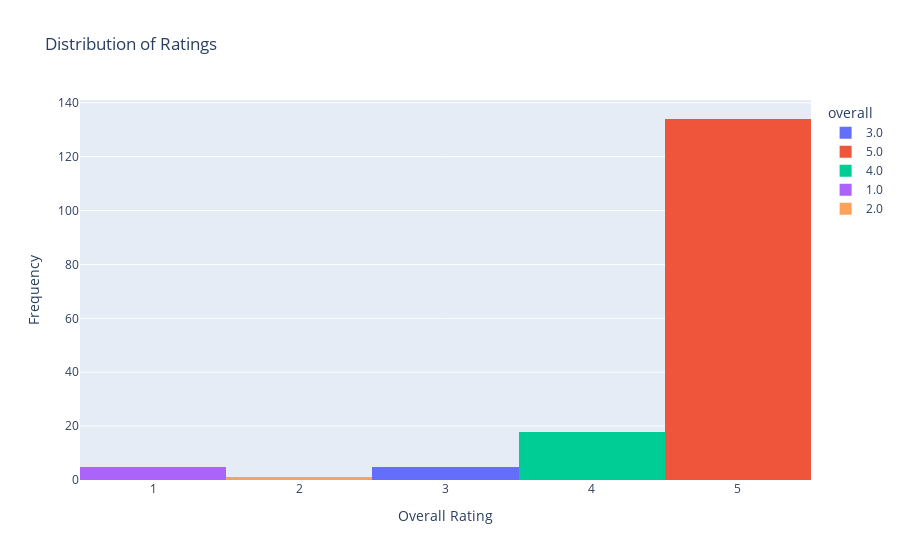

Notebook source saved alongside this figure:
### Markdown cell above
## Distributions of Ratings and Review Lengths

### Code cell
fig = px.histogram(most_df, x='overall', color='overall', title='Distribution of Ratings')
fig.update_layout(xaxis_title='Overall Rating', yaxis_title='Frequency')
fig.show()

### Figure 1 — Plotly figure (JSON) as saved in the notebook; plotly's stock layout.template omitted (floating-point values rounded to 4 significant figures; data arrays with more than 128 entries replaced by an {"elided": "..."} marker saying what was removed)
{"data": [{"alignmentgroup": "True", "bingroup": "x", "hovertemplate": "overall=%{x}<br>count=%{y}<extra></extra>", "legendgroup": "3.0", "marker": {"color": "#636efa", "pattern": {"shape": ""}}, "name": "3.0", "offsetgroup": "3.0", "orientation": "v", "showlegend": true, "type": "histogram", "x": [3, 3, 3, 3, 3], "xaxis": "x", "yaxis": "y"}, {"alignmentgroup": "True", "bingroup": "x", "hovertemplate": "overall=%{x}<br>count=%{y}<extra></extra>", "legendgroup": "5.0", "marker": {"color": "#EF553B", "pattern": {"shape": ""}}, "name": "5.0", "offsetgroup": "5.0", "orientation": "v", "showlegend": true, "type": "histogram", "x": {"elided": "134 int values"}, "xaxis": "x", "yaxis": "y"}, {"alignmentgroup": "True", "bingroup": "x", "hovertemplate": "overall=%{x}<br>count=%{y}<extra></extra>", "legendgroup": "4.0", "marker": {"color": "#00cc96", "pattern": {"shape": ""}}, "name": "4.0", "offsetgroup": "4.0", "orientation": "v", "showlegend": true, "type": "histogram", "x": [4, 4, 4, 4, 4, 4, 4, 4, 4, 4, 4, 4, 4, 4, 4, 4, 4, 4], "xaxis": "x", "yaxis": "y"}, {"alignmentgroup": "True", "bingroup": "x", "hovertemplate": "overall=%{x}<br>count=%{y}<extra></extra>", "legendgroup": "1.0", "marker": {"color": "#ab63fa", "pattern": {"shape": ""}}, "name": "1.0", "offsetgroup": "1.0", "orientation": "v", "showlegend": true, "type": "histogram", "x": [1, 1, 1, 1, 1], "xaxis": "x", "yaxis": "y"}, {"alignmentgroup": "True", "bingroup": "x", "hovertemplate": "overall=%{x}<br>count=%{y}<extra></extra>", "legendgroup": "2.0", "marker": {"color": "#FFA15A", "pattern": {"shape": ""}}, "name": "2.0", "offsetgroup": "2.0", "orientation": "v", "showlegend": true, "type": "histogram", "x": [2], "xaxis": "x", "yaxis": "y"}], "layout": {"barmode": "relative", "legend": {"title": {"text": "overall"}, "tracegroupgap": 0}, "title": {"text": "Distribution of Ratings"}, "xaxis": {"anchor": "y", "categoryarray": [3, 5, 4, 1, 2], "categoryorder": "array", "domain": [0, 1], "title": {"text": "Overall Rating"}}, "yaxis": {"anchor": "x", "domain": [0, 1], "title": {"text": "Frequency"}}}}
